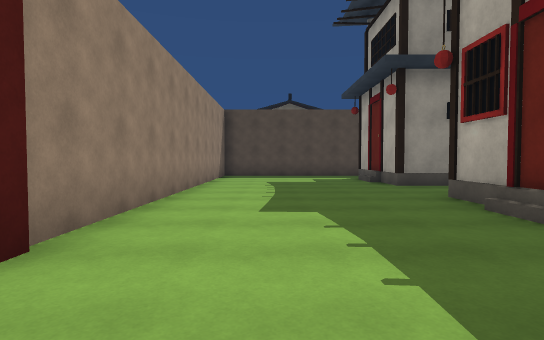
View 1 (above)

24 first-person views from a walk through a Unity game level. The camera is 1.3 m above the floor, tilts 2° down and sees 80° across. The floor is counted in squares, 2 m on a side. Each view is taken from the middle of a square. On the plan, view 1 faces up. The plan holds only what a view shows up to about 10 squares ahead; the rest is blank. The place goes on beyond the plan.

View 2
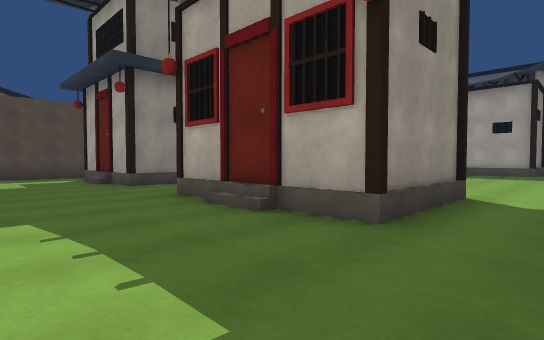

View 3
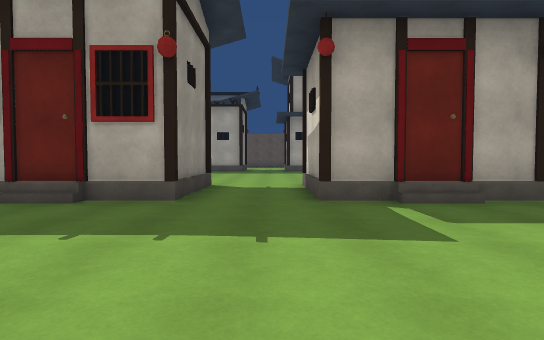

View 4
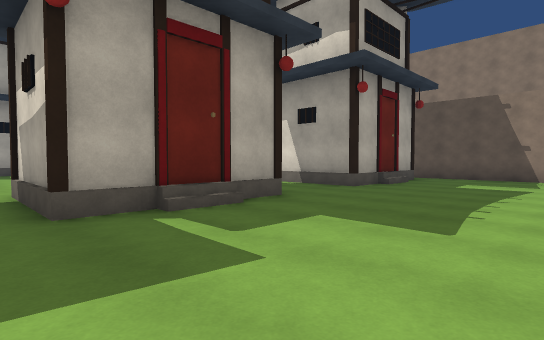

View 5
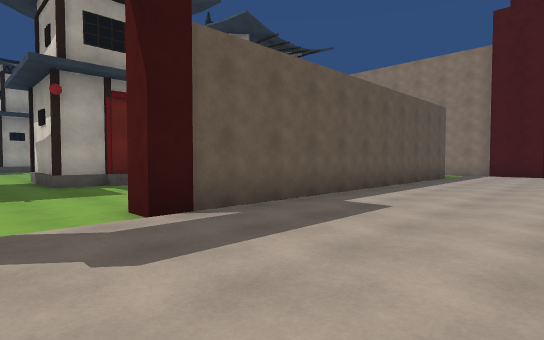

View 6
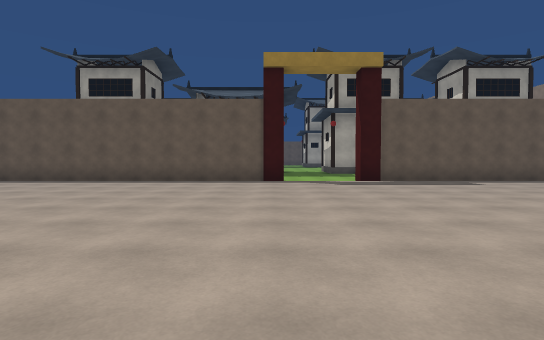

View 7
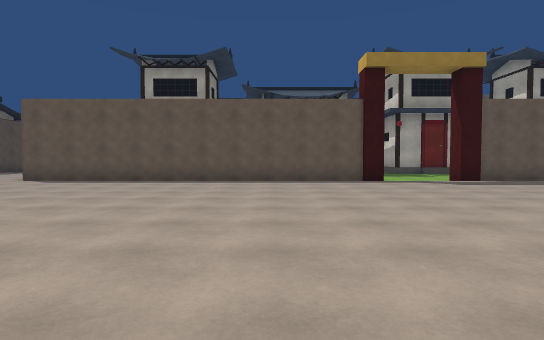

View 8
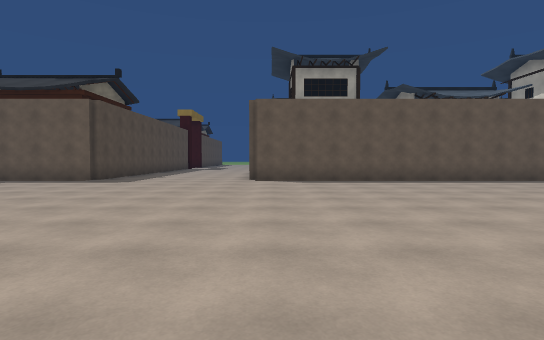

View 9
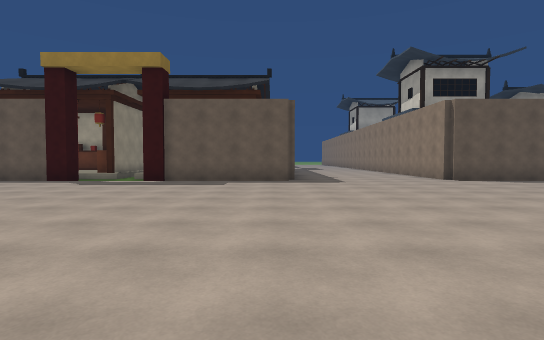

View 10
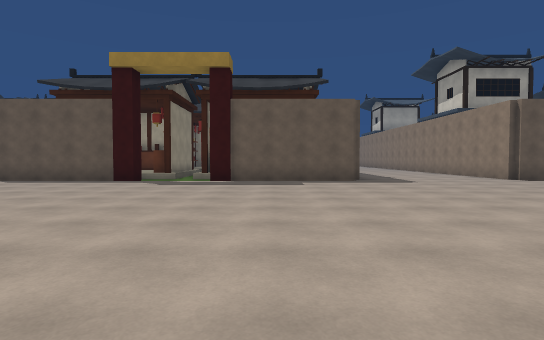

View 11
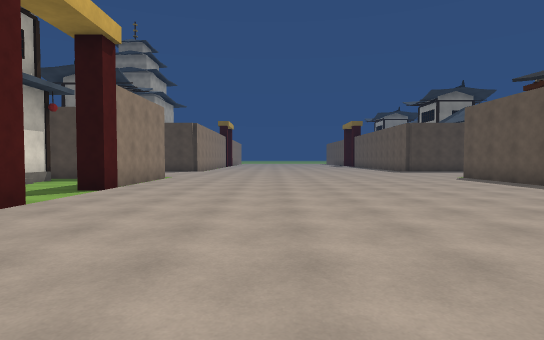

View 12
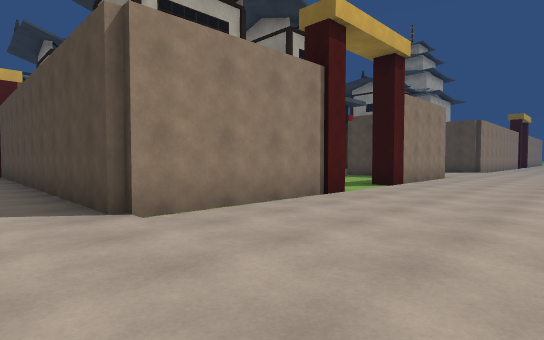

View 13
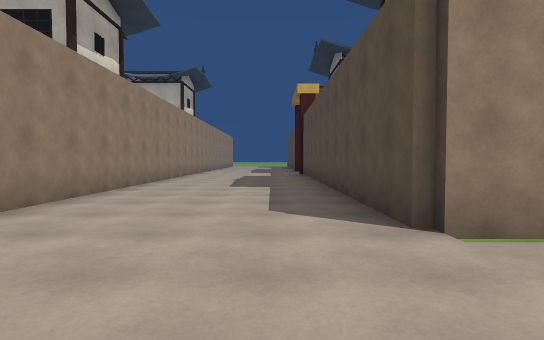

View 14
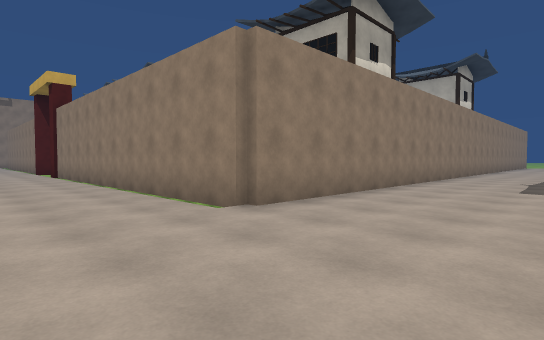

View 15
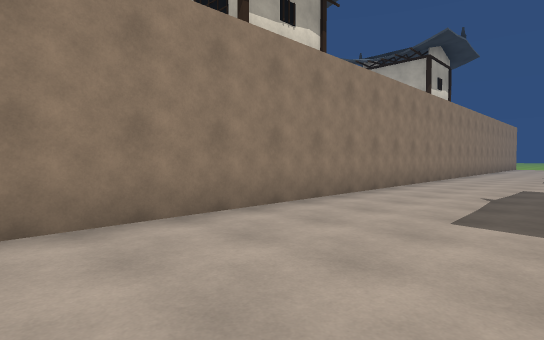

View 16
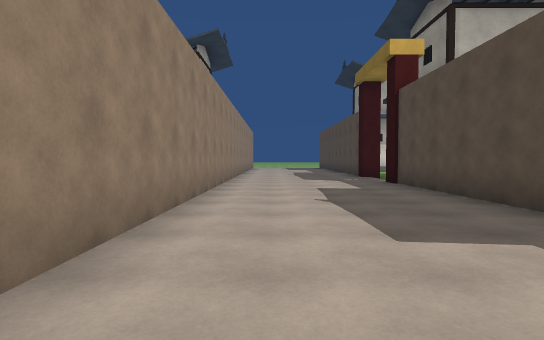

View 17
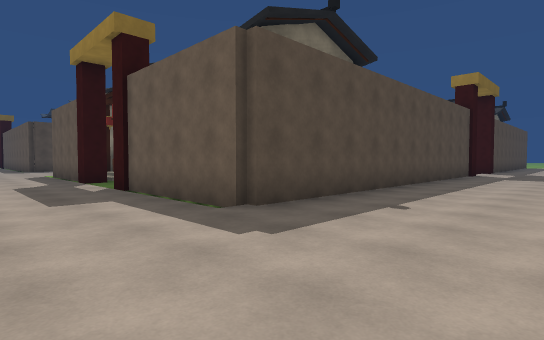

View 18
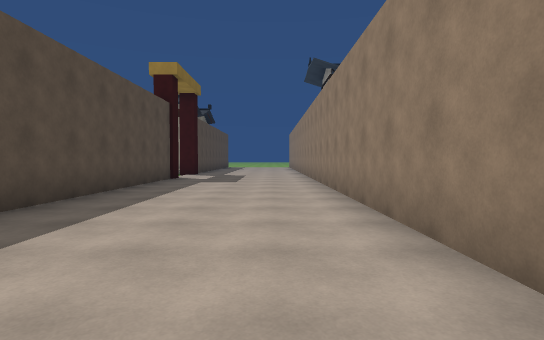

View 19
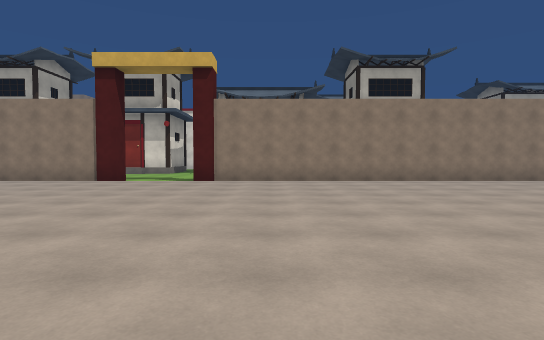

View 20
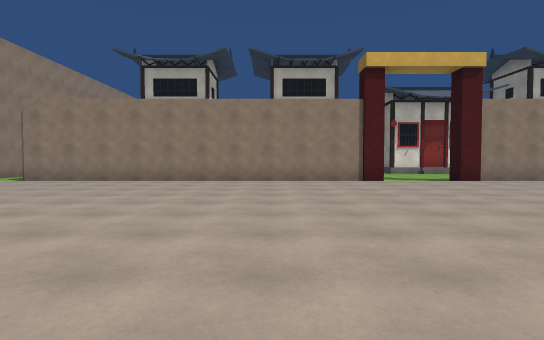

View 21
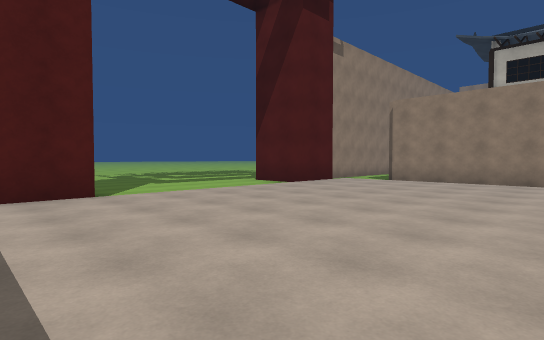

View 22
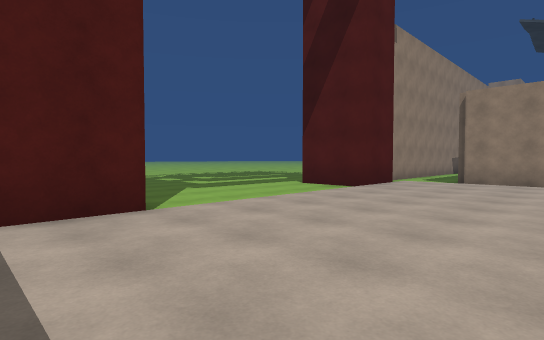

View 23
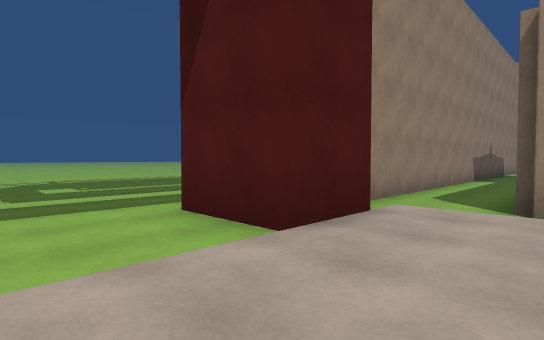

View 24
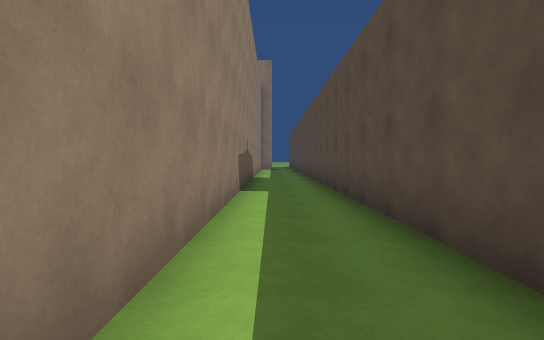

### Floor plan
Points are (right, up) in squares from view 1. A wall is a line through its corners. A room is listed if a view was taken in it or the views show most of it. See-through windows are left out.
Room 1 (views 1, 2, 4)
walls: (3.1, 2.9) (2.9, 2.9); (3, -4.2) (3, -0.8) (6, -0.8); (6.1, 1.6) (3, 1.6) (3, 5.5); (4.4, 7.8) (3, 7.8) (3, 11.2); (3.1, 8.9) (2.9, 8.9); (3, -10.1) (3, -6.8) (5.5, -6.8); (-1.8, 10) (-1.8, 2); (-0.1, -11.3) (1.9, -11.3); (1.9, 12.3) (1, 12.3)
low walls: (2.9, 2.9) (2.9, 4.1); (2.9, -3.1) (2.9, -1.9); (2.9, -8.4) (2.9, -7.9); (2.9, 8.9) (2.9, 9.4); (2.9, -9.1) (2.9, -8.5); (2.9, 9.5) (2.9, 10.1)
ways out: opening at (-2, 0.5) to room 2; gap at (3, 11)
Room 2 (views 3, 5, 6, 7, 8, 9, 10, 11, 12, 13, 14, 15, 16, 17, 18, 19, 20, 21, 22, 23, 24)
walls: (-2.2, 1.6) (-2.2, 12.5); (-0.5, 12.7) (7.4, 12.7); (-12.8, -0.7) (-12.8, -11.5); (-12.8, 21.9) (-12.8, 17.3) (-24.1, 17.3); (-1.6, 24.1) (-2.2, 24.1) (-2.2, 27.5); (-24.9, 12.7) (-12.8, 12.7) (-12.8, 1.6); (7.5, 17.3) (-2.2, 17.3) (-2.2, 21.9); (-2.2, -9.4) (-2.2, -0.7) (-1.6, -0.7); (-12.8, 27) (-12.8, 24.1) (-13.4, 24.1); (-16, 27) (-16, 26.1); (-14.5, -11.7) (-23.1, -11.7); (-4.9, -13) (-3.2, -13); (-11.8, -13) (-10.3, -13) (-10.3, -15); (-22.8, -13.6) (-12.9, -13.6)
ways out: opening at (-2, 0.5) to room 1; gap at (-16, 27)

Where each view was taken, in squares from view 1:
view 1: 0 up, 0 right, facing up
view 2: 0 up, 0 right, facing up-right
view 3: 0 up, 2 left, facing right
view 4: 0 up, 1 left, facing down-right
view 5: 1 up, 6 left, facing down-right
view 6: 2 up, 12 left, facing right
view 7: 5 up, 12 left, facing right
view 8: 12 up, 12 left, facing right
view 9: 18 up, 12 left, facing right
view 10: 20 up, 12 left, facing right
view 11: 17 up, 9 left, facing up
view 12: 16 up, 9 left, facing up-left
view 13: 16 up, 10 left, facing left
view 14: 16 up, 10 left, facing down-left
view 15: 16 up, 14 left, facing down-left
view 16: 14 up, 15 left, facing left
view 17: 14 up, 5 left, facing up-right
view 18: 14 up, 2 left, facing right
view 19: 4 up, 3 left, facing left
view 20: 4 down, 3 left, facing left
view 21: 7 down, 3 left, facing down-left
view 22: 9 down, 3 left, facing down-left
view 23: 11 down, 8 left, facing down-left
view 24: 13 down, 13 left, facing left
